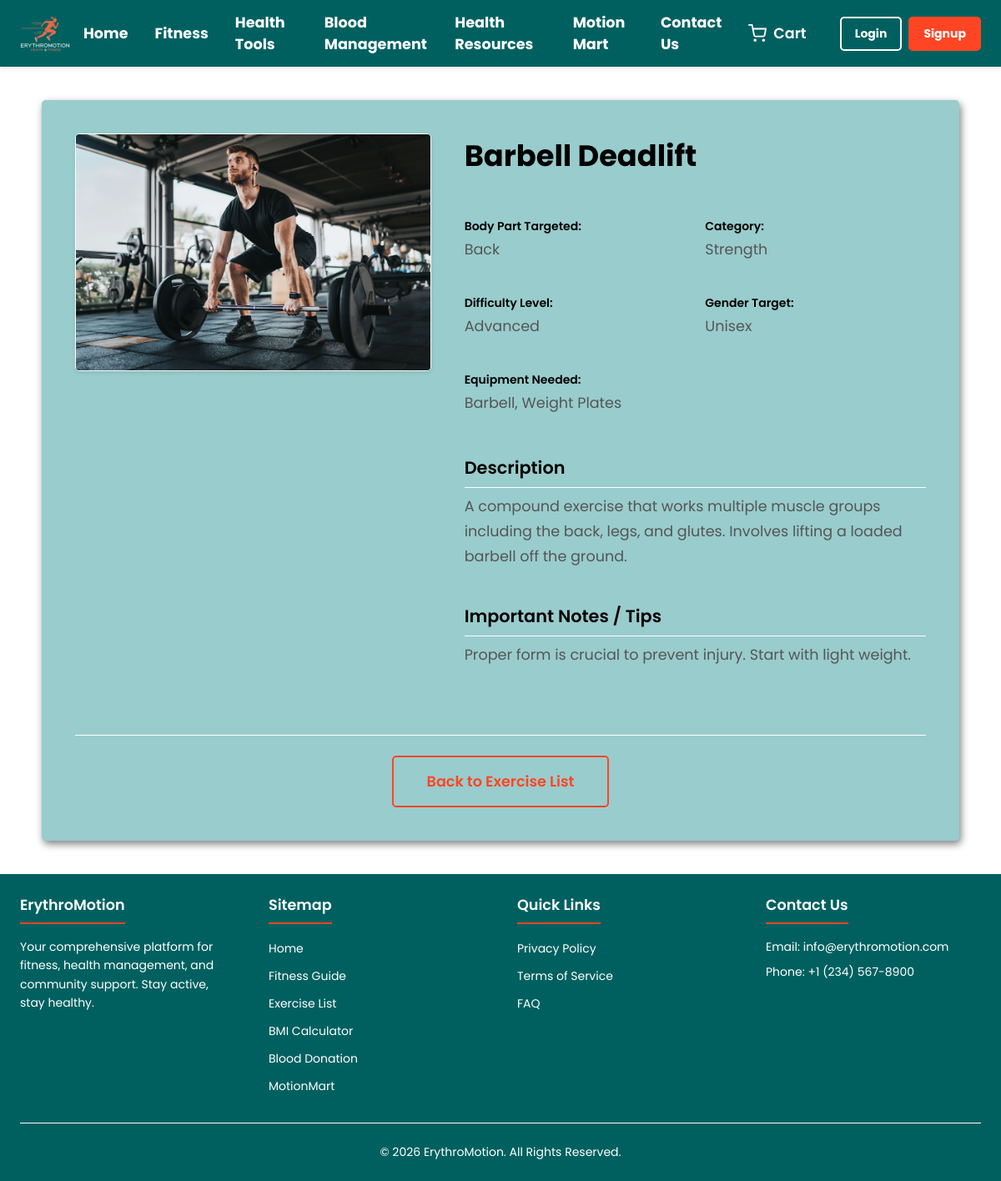
Page /exercise_details.php?id=5 on the committed database.
### tables this page shows
CREATE TABLE IF NOT EXISTS exercises (
    exercise_id INT AUTO_INCREMENT PRIMARY KEY,
    name VARCHAR(255) NOT NULL,
    description TEXT NULL,
    body_part_targeted VARCHAR(100) NULL,
    category_type VARCHAR(100) NULL,
    difficulty_level ENUM('Beginner', 'Intermediate', 'Advanced') NOT NULL,
    equipment_needed BOOLEAN NOT NULL DEFAULT 0,
    equipment_details VARCHAR(255) NULL,
    image_url VARCHAR(255) NULL,
    video_url VARCHAR(255) NULL,
    gender_target ENUM('Unisex', 'Male', 'Female') DEFAULT 'Unisex',
    notes TEXT NULL,
    is_featured BOOLEAN DEFAULT 0
);

### exercise_details.php (the view, shortened to what this page needs)
<?php
$root_path_prefix = "";
include __DIR__ . '/includes/db_connect.php';
$exercise = null;
$errors = [];
$exercise_id_from_get = filter_input(INPUT_GET, 'id', FILTER_VALIDATE_INT);
if (!$exercise_id_from_get) {
    $errors[] = "No exercise ID specified or invalid ID format.";
} else {
    try {
        $pdo = new PDO("mysql:host=$db_host;dbname=$db_name;charset=utf8mb4", $db_user, $db_pass);
        $pdo->setAttribute(PDO::ATTR_ERRMODE, PDO::ERRMODE_EXCEPTION);
        $pdo->setAttribute(PDO::ATTR_DEFAULT_FETCH_MODE, PDO::FETCH_ASSOC);
        $stmt = $pdo->prepare("SELECT * FROM exercises WHERE exercise_id = :exercise_id");
        $stmt->bindParam(':exercise_id', $exercise_id_from_get, PDO::PARAM_INT);
        $stmt->execute();
        $exercise = $stmt->fetch();
    } catch (PDOException $e) {
        $errors[] = "Database error: Could not retrieve exercise details. " . $e->getMessage();
        $page_title = "Error - ErythroMotion";
    }
}
?>
<!DOCTYPE html>
<html lang="en">
<head>
    <link rel="stylesheet" href="<?php echo $root_path_prefix; ?>css/variables.css">
    <link rel="stylesheet" href="<?php echo $root_path_prefix; ?>css/navbar.css">
    <link rel="stylesheet" href="<?php echo $root_path_prefix; ?>css/footer.css">
    <link rel="stylesheet" href="<?php echo $root_path_prefix; ?>css/exercise_details.css">
</head>
<body>
    <?php include __DIR__ . '/includes/navbar.php';  ?>
    <main>
        <div class="exercise-details-container">
            <?php if (!empty($errors)): ?>
                <div class="message error-message global-message">
                    <?php foreach ($errors as $error): ?>
                        <p><?php echo htmlspecialchars($error); ?></p>
                    <?php endforeach; ?>
                    <p><a href="<?php echo $root_path_prefix; ?>exercise.php">Back to Exercise List</a></p>
                </div>
            <?php elseif ($exercise): ?>
                <div class="exercise-layout">
                    <div class="exercise-media-column">
                        <?php if (!empty($exercise['image_url'])): ?>
                            <img src="<?php echo $root_path_prefix . htmlspecialchars($exercise['image_url']); ?>" alt="<?php echo htmlspecialchars($exercise['name']); ?>" class="exercise-main-image">
                        <?php else: ?>
                            <img src="<?php echo $root_path_prefix; ?>images/exercises/placeholder_large.png" alt="Placeholder Exercise Image" class="exercise-main-image placeholder-image">
                        <?php endif; ?>
                    </div>
                    <div class="exercise-info-column">
                        <h1 class="exercise-main-title"><?php echo htmlspecialchars($exercise['name']); ?></h1>
                        <div class="exercise-info-grid">
                            <div class="info-item">
                                <strong>Body Part Targeted:</strong>
                                <p><?php echo htmlspecialchars($exercise['body_part_targeted'] ?? 'N/A'); ?></p>
                            </div>
                            <div class="info-item">
                                <strong>Category:</strong>
                                <p><?php echo htmlspecialchars($exercise['category_type'] ?? 'N/A'); ?></p>
                            </div>
                            <div class="info-item">
                                <strong>Difficulty Level:</strong>
                                <p><?php echo htmlspecialchars($exercise['difficulty_level']); ?></p>
                            </div>
                            <div class="info-item">
                                <strong>Gender Target:</strong>
                                <p><?php echo htmlspecialchars($exercise['gender_target']); ?></p>
                            </div>
                            <div class="info-item full-width-info">
                                <strong>Equipment Needed:</strong>
                                <p>
                                    <?php
                                    if ($exercise['equipment_needed']) {
                                        echo htmlspecialchars($exercise['equipment_details'] ?: 'Specific equipment required.');
                                    } else {
                                        echo 'None (Bodyweight Exercise)';
                                    }
                                    ?>
                                </p>
                            </div>
                        </div>
                        <div class="exercise-details-section exercise-description-section">
                            <h2>Description</h2>
                            <p><?php echo nl2br(htmlspecialchars($exercise['description'] ?? 'No description available.')); ?></p>
                        </div>
                        <?php if (!empty($exercise['notes'])): ?>
                        <div class="exercise-details-section exercise-notes-section">
                            <h2>Important Notes / Tips</h2>
                            <p><?php echo nl2br(htmlspecialchars($exercise['notes'])); ?></p>
                        </div>
                        <?php endif; ?>
                    </div>
                </div>
                <div class="exercise-page-actions">
                    <a href="<?php echo $root_path_prefix; ?>exercise.php" class="button-secondary">Back to Exercise List</a>
                </div>
            <?php else: ?>
                 <p>The exercise you are looking for could not be found.</p>
                 <p><a href="<?php echo $root_path_prefix; ?>exercise.php">Back to Exercise List</a></p>
            <?php endif; ?>
        </div>
    </main>
    <?php include __DIR__ . '/includes/footer.php';  ?>
</body>
</html>

### css/variables.css (style rules this page uses)
:root { --primary-color: #ff4524; --primary-color-darker: #c9361c; --secondary-color: #80ccff; --success-color: #00a000; --error-color: red; --text-color-primary: #000000; --white-text-color: white; --text-color-secondary: #555555; --white: white; --black: black; --background-color: #006060; --background-color-light: #99cccc; --border-color: #ffffff; --font-family-primary: 'Poppins', 'Roboto', 'Segoe UI', Arial, sans-serif; --font-size-base: 16px; --font-size-small: 0.875rem; --font-size-medium: 1.1rem; --font-size-large: 1.7rem; --spacing-unit: 0.5rem; --spacing-xs: var(--spacing-unit); --spacing-sm: calc(var(--spacing-unit) * 2); --spacing-md: calc(var(--spacing-unit) * 3); --spacing-lg: calc(var(--spacing-unit) * 5); --navbar-height: 5rem; --border-radius: 5px; --transition-speed: 0.3s; --box-shadow: 2px 4px 10px rgba(0, 0, 0, 0.5); }

### css/navbar.css (style rules this page uses)
*, *::before, *::after { box-sizing: border-box; margin: 0; padding: 0; }
body { padding-top: var(--navbar-height); font-family: var(--font-family-primary); background-color: var(--white); }

### css/exercise_details.css (style rules this page uses)
.exercise-details-container { max-width: 1100px; margin: 0 auto; background-color: var(--background-color-light); padding: var(--spacing-lg); border-radius: var(--border-radius); box-shadow: var(--box-shadow); }
.exercise-layout { display: flex; flex-wrap: wrap; gap: var(--spacing-lg); margin-bottom: var(--spacing-lg); }
.exercise-media-column { flex: 1 1 400px; min-width: 300px; display: flex; flex-direction: column; align-items: center; }
.exercise-info-column { flex: 2 1 500px; color: var(--text-color-primary); }
.exercise-main-title { font-size: 2.2rem; font-weight: 700; color: var(--text-color-primary); margin-bottom: var(--spacing-md); text-align: left; }
.exercise-main-image { width: 100%; max-width: 500px; height: auto; max-height: 400px; object-fit: cover; border-radius: var(--border-radius); border: 1px solid var(--border-color); box-shadow: 0 2px 4px rgba(0, 0, 0, 0.1); margin-bottom: var(--spacing-md); display: block; }
.exercise-info-grid { display: grid; grid-template-columns: repeat(auto-fit, minmax(220px, 1fr)); gap: var(--spacing-md); margin-bottom: var(--spacing-md); padding: var(--spacing-sm) 0; }
.info-item { padding: var(--spacing-xs) 0; }
.info-item.full-width-info { grid-column: 1 / -1; }
.info-item strong { display: block; font-weight: 600; color: var(--text-color-primary); margin-bottom: 3px; font-size: var(--font-size-small); }
.info-item p { margin: 0; font-size: var(--font-size-medium); color: var(--text-color-secondary); line-height: 1.6; }
.exercise-details-section { margin-bottom: var(--spacing-lg); }
.exercise-details-section h2, .exercise-description-section h2, .exercise-notes-section h2 { font-size: 1.3rem; font-weight: 600; color: var(--text-color-primary); margin-top: 0; margin-bottom: var(--spacing-xs); padding-bottom: var(--spacing-xs); border-bottom: 1px solid var(--border-color); }
.exercise-details-section p, .exercise-description-section p, .exercise-notes-section p { font-size: var(--font-size-medium); line-height: 1.7; color: var(--text-color-secondary); margin-bottom: var(--spacing-sm); }
.exercise-page-actions { text-align: center; margin-top: var(--spacing-lg); padding-top: var(--spacing-md); border-top: 1px solid var(--border-color); }
.button-secondary { display: inline-block; padding: var(--spacing-sm) var(--spacing-lg); font-size: var(--font-size-medium); color: var(--primary-color); background-color: transparent; border: 2px solid var(--primary-color); text-decoration: none; border-radius: var(--border-radius); transition: background-color 0.2s, color 0.2s; font-weight: 600; }

### exercise_details.php (style rules this page uses)
body { display: flex; flex-direction: column; min-height: 100vh; }
main { flex-grow: 1; padding: var(--spacing-lg) var(--spacing-md); background-color: var(--white); }

### rows in the picture
exercises: image_url (picture), name "Barbell Deadlift", body_part_targeted "Back", category_type "Strength", difficulty_level "Advanced", gender_target "Unisex", equipment_details "Barbell, Weight Plates", description "A compound exercise that works multiple muscle groups including the back, legs, and glutes. Involves lifting a loaded barbell off the ground.", notes "Proper form is crucial to prevent injury. Start with light weight."
